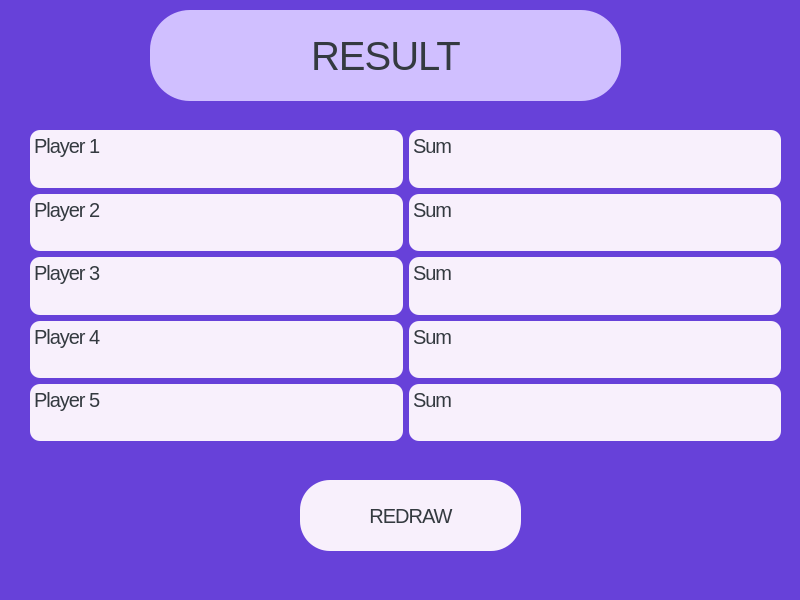
<?xml version="1.0" encoding="UTF-8"?>
<ui version="4.0">
 <class>ResultWindow</class>
 <widget class="QMainWindow" name="ResultWindow">
  <property name="geometry">
   <rect>
    <x>0</x>
    <y>0</y>
    <width>800</width>
    <height>600</height>
   </rect>
  </property>
  <property name="windowTitle">
   <string>MainWindow</string>
  </property>
  <property name="styleSheet">
   <string notr="true">background-color: #6741d9;</string>
  </property>
  <widget class="QWidget" name="centralwidget">
   <widget class="QLabel" name="resultLabel">
    <property name="geometry">
     <rect>
      <x>150</x>
      <y>10</y>
      <width>471</width>
      <height>91</height>
     </rect>
    </property>
    <property name="styleSheet">
     <string notr="true">background-color: #d0bfff;
color: #343a40;
font: 40px;
letter-spacing: -1px;
border-radius: 40px;
</string>
    </property>
    <property name="text">
     <string>RESULT</string>
    </property>
    <property name="alignment">
     <set>Qt::AlignCenter</set>
    </property>
   </widget>
   <widget class="QPushButton" name="btnRedraw">
    <property name="geometry">
     <rect>
      <x>300</x>
      <y>480</y>
      <width>221</width>
      <height>71</height>
     </rect>
    </property>
    <property name="styleSheet">
     <string notr="true">background-color: #f8f0fc;
color: #343a40;
font: 20px;
line-height: 1;
letter-spacing: -1px;
border-radius: 30px;
</string>
    </property>
    <property name="text">
     <string>REDRAW</string>
    </property>
   </widget>
   <widget class="QWidget" name="horizontalLayoutWidget">
    <property name="geometry">
     <rect>
      <x>30</x>
      <y>130</y>
      <width>751</width>
      <height>311</height>
     </rect>
    </property>
    <layout class="QHBoxLayout" name="horizontalLayout_3">
     <item>
      <layout class="QVBoxLayout" name="verticalLayout_3">
       <item>
        <widget class="QTextEdit" name="player1">
         <property name="styleSheet">
          <string notr="true">background-color: #f8f0fc;
color: #343a40;
font: 20px;
line-height: 1;
letter-spacing: -1px;
border-radius: 10px;
</string>
         </property>
         <property name="html">
          <string>&lt;!DOCTYPE HTML PUBLIC &quot;-//W3C//DTD HTML 4.0//EN&quot; &quot;http://www.w3.org/TR/REC-html40/strict.dtd&quot;&gt;
&lt;html&gt;&lt;head&gt;&lt;meta name=&quot;qrichtext&quot; content=&quot;1&quot; /&gt;&lt;meta charset=&quot;utf-8&quot; /&gt;&lt;style type=&quot;text/css&quot;&gt;
p, li { white-space: pre-wrap; }
hr { height: 1px; border-width: 0; }
li.unchecked::marker { content: &quot;\2610&quot;; }
li.checked::marker { content: &quot;\2612&quot;; }
&lt;/style&gt;&lt;/head&gt;&lt;body style=&quot; font-family:'.AppleSystemUIFont'; font-size:20px; font-weight:400; font-style:normal; letter-spacing:-1px;&quot;&gt;
&lt;p style=&quot; margin-top:0px; margin-bottom:0px; margin-left:0px; margin-right:0px; -qt-block-indent:0; text-indent:0px;&quot;&gt;&lt;span style=&quot; font-size:20px;&quot;&gt;Player 1&lt;/span&gt;&lt;/p&gt;&lt;/body&gt;&lt;/html&gt;</string>
         </property>
         <property name="placeholderText">
          <string/>
         </property>
        </widget>
       </item>
       <item>
        <widget class="QTextEdit" name="player2">
         <property name="styleSheet">
          <string notr="true">background-color: #f8f0fc;
color: #343a40;
font: 20px;
line-height: 1;
letter-spacing: -1px;
border-radius: 10px;
</string>
         </property>
         <property name="html">
          <string>&lt;!DOCTYPE HTML PUBLIC &quot;-//W3C//DTD HTML 4.0//EN&quot; &quot;http://www.w3.org/TR/REC-html40/strict.dtd&quot;&gt;
&lt;html&gt;&lt;head&gt;&lt;meta name=&quot;qrichtext&quot; content=&quot;1&quot; /&gt;&lt;meta charset=&quot;utf-8&quot; /&gt;&lt;style type=&quot;text/css&quot;&gt;
p, li { white-space: pre-wrap; }
hr { height: 1px; border-width: 0; }
li.unchecked::marker { content: &quot;\2610&quot;; }
li.checked::marker { content: &quot;\2612&quot;; }
&lt;/style&gt;&lt;/head&gt;&lt;body style=&quot; font-family:'.AppleSystemUIFont'; font-size:20px; font-weight:400; font-style:normal; letter-spacing:-1px;&quot;&gt;
&lt;p style=&quot; margin-top:0px; margin-bottom:0px; margin-left:0px; margin-right:0px; -qt-block-indent:0; text-indent:0px;&quot;&gt;&lt;span style=&quot; font-size:20px;&quot;&gt;Player 2&lt;/span&gt;&lt;/p&gt;&lt;/body&gt;&lt;/html&gt;</string>
         </property>
         <property name="placeholderText">
          <string/>
         </property>
        </widget>
       </item>
       <item>
        <widget class="QTextEdit" name="player3">
         <property name="styleSheet">
          <string notr="true">background-color: #f8f0fc;
color: #343a40;
font: 20px;
line-height: 1;
letter-spacing: -1px;
border-radius: 10px;
</string>
         </property>
         <property name="html">
          <string>&lt;!DOCTYPE HTML PUBLIC &quot;-//W3C//DTD HTML 4.0//EN&quot; &quot;http://www.w3.org/TR/REC-html40/strict.dtd&quot;&gt;
&lt;html&gt;&lt;head&gt;&lt;meta name=&quot;qrichtext&quot; content=&quot;1&quot; /&gt;&lt;meta charset=&quot;utf-8&quot; /&gt;&lt;style type=&quot;text/css&quot;&gt;
p, li { white-space: pre-wrap; }
hr { height: 1px; border-width: 0; }
li.unchecked::marker { content: &quot;\2610&quot;; }
li.checked::marker { content: &quot;\2612&quot;; }
&lt;/style&gt;&lt;/head&gt;&lt;body style=&quot; font-family:'.AppleSystemUIFont'; font-size:20px; font-weight:400; font-style:normal; letter-spacing:-1px;&quot;&gt;
&lt;p style=&quot; margin-top:0px; margin-bottom:0px; margin-left:0px; margin-right:0px; -qt-block-indent:0; text-indent:0px;&quot;&gt;&lt;span style=&quot; font-size:20px;&quot;&gt;Player 3&lt;/span&gt;&lt;/p&gt;&lt;/body&gt;&lt;/html&gt;</string>
         </property>
         <property name="placeholderText">
          <string/>
         </property>
        </widget>
       </item>
       <item>
        <widget class="QTextEdit" name="player4">
         <property name="styleSheet">
          <string notr="true">background-color: #f8f0fc;
color: #343a40;
font: 20px;
line-height: 1;
letter-spacing: -1px;
border-radius: 10px;
</string>
         </property>
         <property name="html">
          <string>&lt;!DOCTYPE HTML PUBLIC &quot;-//W3C//DTD HTML 4.0//EN&quot; &quot;http://www.w3.org/TR/REC-html40/strict.dtd&quot;&gt;
&lt;html&gt;&lt;head&gt;&lt;meta name=&quot;qrichtext&quot; content=&quot;1&quot; /&gt;&lt;meta charset=&quot;utf-8&quot; /&gt;&lt;style type=&quot;text/css&quot;&gt;
p, li { white-space: pre-wrap; }
hr { height: 1px; border-width: 0; }
li.unchecked::marker { content: &quot;\2610&quot;; }
li.checked::marker { content: &quot;\2612&quot;; }
&lt;/style&gt;&lt;/head&gt;&lt;body style=&quot; font-family:'.AppleSystemUIFont'; font-size:20px; font-weight:400; font-style:normal; letter-spacing:-1px;&quot;&gt;
&lt;p style=&quot; margin-top:0px; margin-bottom:0px; margin-left:0px; margin-right:0px; -qt-block-indent:0; text-indent:0px;&quot;&gt;&lt;span style=&quot; font-size:20px;&quot;&gt;Player 4&lt;/span&gt;&lt;/p&gt;&lt;/body&gt;&lt;/html&gt;</string>
         </property>
         <property name="placeholderText">
          <string/>
         </property>
        </widget>
       </item>
       <item>
        <widget class="QTextEdit" name="player5">
         <property name="styleSheet">
          <string notr="true">background-color: #f8f0fc;
color: #343a40;
font: 20px;
line-height: 1;
letter-spacing: -1px;
border-radius: 10px;
</string>
         </property>
         <property name="html">
          <string>&lt;!DOCTYPE HTML PUBLIC &quot;-//W3C//DTD HTML 4.0//EN&quot; &quot;http://www.w3.org/TR/REC-html40/strict.dtd&quot;&gt;
&lt;html&gt;&lt;head&gt;&lt;meta name=&quot;qrichtext&quot; content=&quot;1&quot; /&gt;&lt;meta charset=&quot;utf-8&quot; /&gt;&lt;style type=&quot;text/css&quot;&gt;
p, li { white-space: pre-wrap; }
hr { height: 1px; border-width: 0; }
li.unchecked::marker { content: &quot;\2610&quot;; }
li.checked::marker { content: &quot;\2612&quot;; }
&lt;/style&gt;&lt;/head&gt;&lt;body style=&quot; font-family:'.AppleSystemUIFont'; font-size:20px; font-weight:400; font-style:normal; letter-spacing:-1px;&quot;&gt;
&lt;p style=&quot; margin-top:0px; margin-bottom:0px; margin-left:0px; margin-right:0px; -qt-block-indent:0; text-indent:0px;&quot;&gt;&lt;span style=&quot; font-size:20px;&quot;&gt;Player 5&lt;/span&gt;&lt;/p&gt;&lt;/body&gt;&lt;/html&gt;</string>
         </property>
         <property name="placeholderText">
          <string/>
         </property>
        </widget>
       </item>
      </layout>
     </item>
     <item>
      <layout class="QVBoxLayout" name="verticalLayout">
       <item>
        <widget class="QTextEdit" name="sumPlayer1">
         <property name="styleSheet">
          <string notr="true">background-color: #f8f0fc;
color: #343a40;
font: 20px;
line-height: 1;
letter-spacing: -1px;
border-radius: 10px;
</string>
         </property>
         <property name="html">
          <string>&lt;!DOCTYPE HTML PUBLIC &quot;-//W3C//DTD HTML 4.0//EN&quot; &quot;http://www.w3.org/TR/REC-html40/strict.dtd&quot;&gt;
&lt;html&gt;&lt;head&gt;&lt;meta name=&quot;qrichtext&quot; content=&quot;1&quot; /&gt;&lt;meta charset=&quot;utf-8&quot; /&gt;&lt;style type=&quot;text/css&quot;&gt;
p, li { white-space: pre-wrap; }
hr { height: 1px; border-width: 0; }
li.unchecked::marker { content: &quot;\2610&quot;; }
li.checked::marker { content: &quot;\2612&quot;; }
&lt;/style&gt;&lt;/head&gt;&lt;body style=&quot; font-family:'.AppleSystemUIFont'; font-size:20px; font-weight:400; font-style:normal; letter-spacing:-1px;&quot;&gt;
&lt;p style=&quot; margin-top:0px; margin-bottom:0px; margin-left:0px; margin-right:0px; -qt-block-indent:0; text-indent:0px;&quot;&gt;&lt;span style=&quot; font-size:20px;&quot;&gt;Sum &lt;/span&gt;&lt;/p&gt;&lt;/body&gt;&lt;/html&gt;</string>
         </property>
         <property name="placeholderText">
          <string/>
         </property>
        </widget>
       </item>
       <item>
        <widget class="QTextEdit" name="sumPlayer2">
         <property name="styleSheet">
          <string notr="true">background-color: #f8f0fc;
color: #343a40;
font: 20px;
line-height: 1;
letter-spacing: -1px;
border-radius: 10px;
</string>
         </property>
         <property name="html">
          <string>&lt;!DOCTYPE HTML PUBLIC &quot;-//W3C//DTD HTML 4.0//EN&quot; &quot;http://www.w3.org/TR/REC-html40/strict.dtd&quot;&gt;
&lt;html&gt;&lt;head&gt;&lt;meta name=&quot;qrichtext&quot; content=&quot;1&quot; /&gt;&lt;meta charset=&quot;utf-8&quot; /&gt;&lt;style type=&quot;text/css&quot;&gt;
p, li { white-space: pre-wrap; }
hr { height: 1px; border-width: 0; }
li.unchecked::marker { content: &quot;\2610&quot;; }
li.checked::marker { content: &quot;\2612&quot;; }
&lt;/style&gt;&lt;/head&gt;&lt;body style=&quot; font-family:'.AppleSystemUIFont'; font-size:20px; font-weight:400; font-style:normal; letter-spacing:-1px;&quot;&gt;
&lt;p style=&quot; margin-top:0px; margin-bottom:0px; margin-left:0px; margin-right:0px; -qt-block-indent:0; text-indent:0px;&quot;&gt;&lt;span style=&quot; font-size:20px;&quot;&gt;Sum&lt;/span&gt;&lt;/p&gt;&lt;/body&gt;&lt;/html&gt;</string>
         </property>
         <property name="placeholderText">
          <string/>
         </property>
        </widget>
       </item>
       <item>
        <widget class="QTextEdit" name="sumPlayer3">
         <property name="styleSheet">
          <string notr="true">background-color: #f8f0fc;
color: #343a40;
font: 20px;
line-height: 1;
letter-spacing: -1px;
border-radius: 10px;
</string>
         </property>
         <property name="html">
          <string>&lt;!DOCTYPE HTML PUBLIC &quot;-//W3C//DTD HTML 4.0//EN&quot; &quot;http://www.w3.org/TR/REC-html40/strict.dtd&quot;&gt;
&lt;html&gt;&lt;head&gt;&lt;meta name=&quot;qrichtext&quot; content=&quot;1&quot; /&gt;&lt;meta charset=&quot;utf-8&quot; /&gt;&lt;style type=&quot;text/css&quot;&gt;
p, li { white-space: pre-wrap; }
hr { height: 1px; border-width: 0; }
li.unchecked::marker { content: &quot;\2610&quot;; }
li.checked::marker { content: &quot;\2612&quot;; }
&lt;/style&gt;&lt;/head&gt;&lt;body style=&quot; font-family:'.AppleSystemUIFont'; font-size:20px; font-weight:400; font-style:normal; letter-spacing:-1px;&quot;&gt;
&lt;p style=&quot; margin-top:0px; margin-bottom:0px; margin-left:0px; margin-right:0px; -qt-block-indent:0; text-indent:0px;&quot;&gt;&lt;span style=&quot; font-size:20px;&quot;&gt;Sum&lt;/span&gt;&lt;/p&gt;&lt;/body&gt;&lt;/html&gt;</string>
         </property>
         <property name="placeholderText">
          <string/>
         </property>
        </widget>
       </item>
       <item>
        <widget class="QTextEdit" name="sumPlayer4">
         <property name="styleSheet">
          <string notr="true">background-color: #f8f0fc;
color: #343a40;
font: 20px;
line-height: 1;
letter-spacing: -1px;
border-radius: 10px;
</string>
         </property>
         <property name="html">
          <string>&lt;!DOCTYPE HTML PUBLIC &quot;-//W3C//DTD HTML 4.0//EN&quot; &quot;http://www.w3.org/TR/REC-html40/strict.dtd&quot;&gt;
&lt;html&gt;&lt;head&gt;&lt;meta name=&quot;qrichtext&quot; content=&quot;1&quot; /&gt;&lt;meta charset=&quot;utf-8&quot; /&gt;&lt;style type=&quot;text/css&quot;&gt;
p, li { white-space: pre-wrap; }
hr { height: 1px; border-width: 0; }
li.unchecked::marker { content: &quot;\2610&quot;; }
li.checked::marker { content: &quot;\2612&quot;; }
&lt;/style&gt;&lt;/head&gt;&lt;body style=&quot; font-family:'.AppleSystemUIFont'; font-size:20px; font-weight:400; font-style:normal; letter-spacing:-1px;&quot;&gt;
&lt;p style=&quot; margin-top:0px; margin-bottom:0px; margin-left:0px; margin-right:0px; -qt-block-indent:0; text-indent:0px;&quot;&gt;&lt;span style=&quot; font-size:20px;&quot;&gt;Sum&lt;/span&gt;&lt;/p&gt;&lt;/body&gt;&lt;/html&gt;</string>
         </property>
         <property name="placeholderText">
          <string/>
         </property>
        </widget>
       </item>
       <item>
        <widget class="QTextEdit" name="sumPlayer5">
         <property name="styleSheet">
          <string notr="true">background-color: #f8f0fc;
color: #343a40;
font: 20px;
line-height: 1;
letter-spacing: -1px;
border-radius: 10px;
</string>
         </property>
         <property name="html">
          <string>&lt;!DOCTYPE HTML PUBLIC &quot;-//W3C//DTD HTML 4.0//EN&quot; &quot;http://www.w3.org/TR/REC-html40/strict.dtd&quot;&gt;
&lt;html&gt;&lt;head&gt;&lt;meta name=&quot;qrichtext&quot; content=&quot;1&quot; /&gt;&lt;meta charset=&quot;utf-8&quot; /&gt;&lt;style type=&quot;text/css&quot;&gt;
p, li { white-space: pre-wrap; }
hr { height: 1px; border-width: 0; }
li.unchecked::marker { content: &quot;\2610&quot;; }
li.checked::marker { content: &quot;\2612&quot;; }
&lt;/style&gt;&lt;/head&gt;&lt;body style=&quot; font-family:'.AppleSystemUIFont'; font-size:20px; font-weight:400; font-style:normal; letter-spacing:-1px;&quot;&gt;
&lt;p style=&quot; margin-top:0px; margin-bottom:0px; margin-left:0px; margin-right:0px; -qt-block-indent:0; text-indent:0px;&quot;&gt;&lt;span style=&quot; font-size:20px;&quot;&gt;Sum&lt;/span&gt;&lt;/p&gt;&lt;/body&gt;&lt;/html&gt;</string>
         </property>
         <property name="placeholderText">
          <string/>
         </property>
        </widget>
       </item>
      </layout>
     </item>
    </layout>
   </widget>
  </widget>
  <widget class="QMenuBar" name="menubar">
   <property name="geometry">
    <rect>
     <x>0</x>
     <y>0</y>
     <width>800</width>
     <height>24</height>
    </rect>
   </property>
  </widget>
  <widget class="QStatusBar" name="statusbar"/>
 </widget>
 <resources/>
 <connections/>
</ui>
